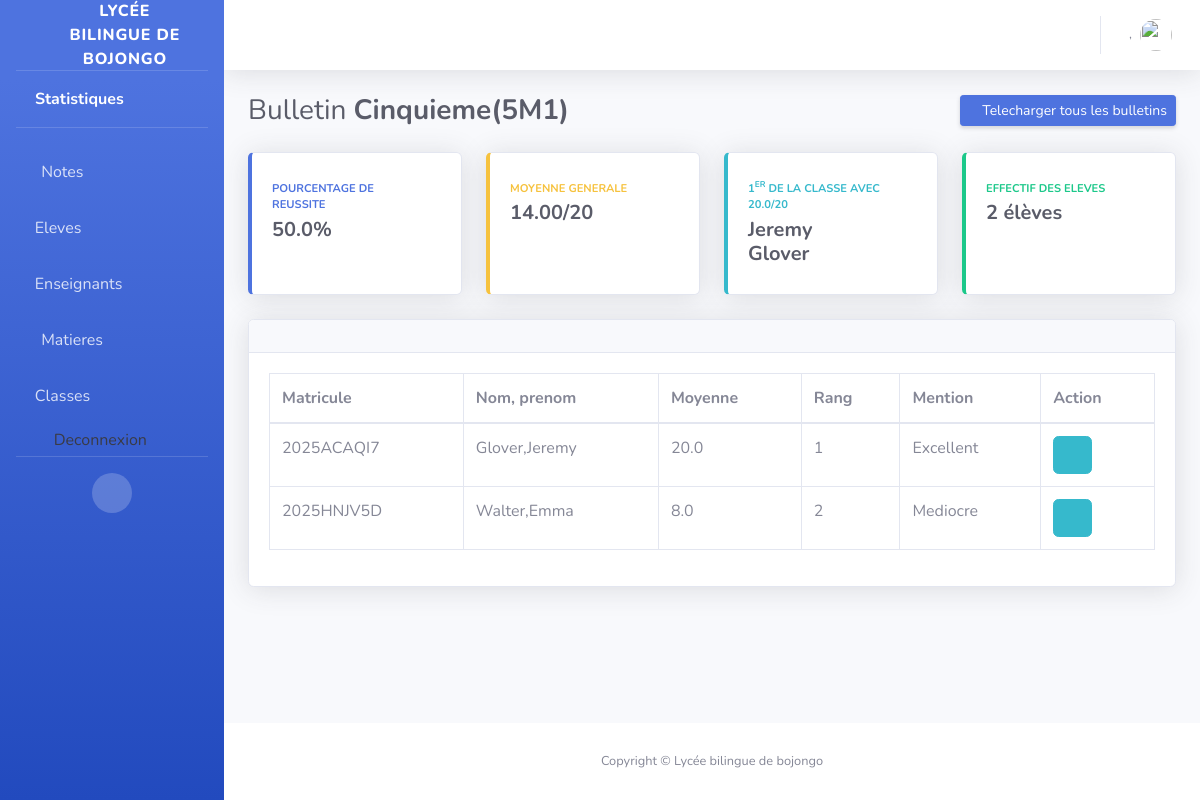
The app's page /bulletin/3/moyenne, older data.
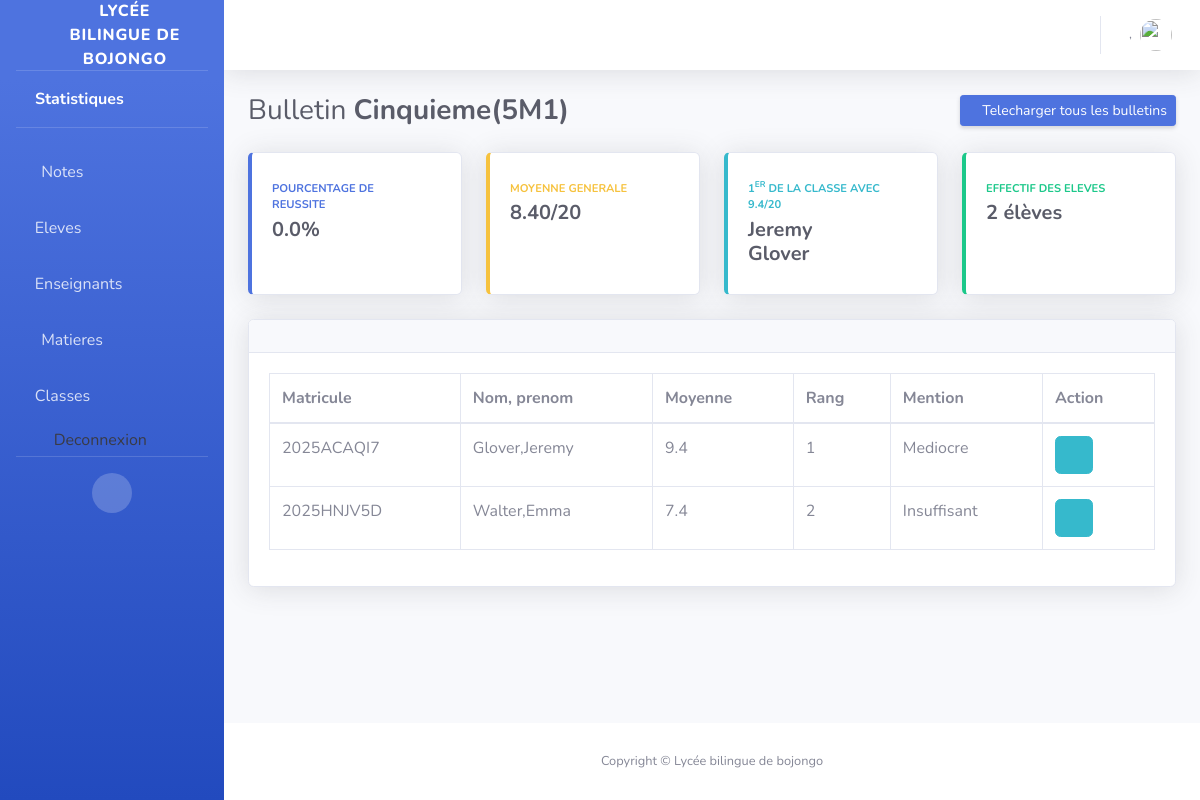
The same page, newer data.
### admin_site/models.py (models this page shows, shortened)
class Classe(models.Model):
    libelle = models.CharField(max_length=255)
    code = models.CharField(max_length=255, unique=True)
    class Meta:
        unique_together = ('libelle', 'code')
    @property
    def eleve(self):
        return self.eleves.count()
    @property
    def moyenne_generale(self):
        eleves = self.eleves.all()
        if not eleves.exists():
            return 0
        total_moyennes = Decimal('0')
        nb_eleves = 0
        for eleve in eleves:
            moyenne = eleve.moyenne
            if moyenne > 0:  # Ne compter que les élèves qui ont des notes
                total_moyennes += Decimal(moyenne)
                nb_eleves += 1
        if nb_eleves == 0:
            return 0
        return round(total_moyennes / nb_eleves, 2)
    @property
    def pourcentage_reussite(self):
        seuil=10
        eleves = self.eleves.all()
        if not eleves.exists():
            return 0
        nb_eleves_avec_notes = 0
        nb_reussis = 0
        for eleve in eleves:
            moyenne = eleve.moyenne
            if moyenne > 0:  # Élève ayant au moins une note
                nb_eleves_avec_notes += 1
                if moyenne >= seuil:
                    nb_reussis += 1
        if nb_eleves_avec_notes == 0:
            return 0
        return round((nb_reussis / nb_eleves_avec_notes) * 100, 2)
    @property
    def meilleur_eleve(self):
        eleves = self.eleves.all()
        if not eleves.exists():
            return None
        eleves_moyennes = []
        for eleve in eleves:
            moyenne = eleve.moyenne
            if moyenne > 0:  # Uniquement les élèves qui ont des notes
                eleves_moyennes.append({
                    'eleve': eleve,
                    'moyenne': moyenne
                })
        if not eleves_moyennes:
            return None
        eleves_moyennes.sort(key=lambda x: x['moyenne'], reverse=True)
        meilleur = eleves_moyennes[0]
        return {
            'eleve': meilleur['eleve'],
            'nom': meilleur['eleve'].user.get_full_name(),
            'moyenne': meilleur['moyenne'],
            'mention': meilleur['eleve'].mention
        }
    def __str__(self):
        return f'{self.libelle}({self.code})'

class Eleve(models.Model):
    user = models.OneToOneField(CustomUser, on_delete=models.CASCADE, related_name="eleve_profile")
    classe = models.ForeignKey(Classe, on_delete=models.CASCADE, related_name="eleves")
    date_naissance = models.DateField(blank=True, null=True)
    lieu_naissance = models.CharField(max_length=255, default='douala')
    nom_pere = models.CharField(max_length=255)
    nom_mere = models.CharField(max_length=255)
    email_parent = models.EmailField()
    phone_parent = models.CharField(max_length=200)
    password=models.CharField(max_length=200)
    sexe = models.CharField(max_length=50, choices=[
        ("Masculin", "Masculin"),
        ("Feminin", "Feminin"),
    ], default="Feminin")
    @property
    def moyenne(self):
        type_sequence=1
        notes = self.notes.filter(
            evaluation__type_evaluation=type_sequence
        ).select_related('evaluation__matiere')
        if not notes.exists():
            return 0
        total = Decimal('0')
        total_coef = 0
        total = sum([float(note.note) * note.evaluation.matiere.coefficient for note in notes])
        total_coef = sum([note.evaluation.matiere.coefficient for note in notes])
        if total_coef == 0:
            return 0
        return round(total / total_coef, 2)
    def rang(self):
        type_sequence =1
        """
        Calcule le rang d'un élève dans sa classe pour une séquence donnée
        Retourne un tuple (rang, total_eleves)
        """
        eleves_classe = self.classe.eleves.all()
        moyennes = []
        for eleve in eleves_classe:
            moyenne = eleve.moyenne
            moyennes.append({
                'eleve_id': eleve.id,
                'moyenne': moyenne
            })
        moyennes.sort(key=lambda x: x['moyenne'], reverse=True)
        rang = None
        for i, item in enumerate(moyennes, 1):
            if item['eleve_id'] == self.id:
                rang = i
                break
        return rang
    @property
    def mention(self):
        type_sequence=1
        """
        Retourne la mention selon la moyenne
        """
        moyenne = moyenne = Decimal(str(self.moyenne))
        if moyenne >= 19:
            return "Excellent"
        if moyenne >= 18:
            return "Excellent"
        elif moyenne >= 16:
            return "Très Bien"
        elif moyenne >= 14:
            return "Bien"
        elif moyenne >= 12:
            return "Assez bien"
        elif moyenne >= 10:
            return "Passable"
        elif moyenne >= 8:
            return "Mediocre"
        else:
            return "Insuffisant"
    def __str__(self):
        return f"{self.user.get_full_name()}"

class Note(models.Model):
    evaluation = models.ForeignKey(Evaluation, on_delete=models.CASCADE, related_name="notes")
    note = models.DecimalField(max_digits=5, decimal_places=2)
    eleve = models.ForeignKey(Eleve, on_delete=models.CASCADE, related_name="notes")

class Evaluation(models.Model):
    matiere = models.ForeignKey(Matiere, on_delete=models.CASCADE, related_name="evaluations")
    classe = models.ForeignKey(Classe, on_delete=models.CASCADE, related_name="evaluations")
    type_evaluation = models.CharField(max_length=50, choices=[
        ("1", "Sequence 1"),
        ("2", "Sequence 2"),
    ])
    date = models.DateField(auto_now_add=True)
    class Meta:
        unique_together = ('classe', 'matiere', 'type_evaluation')

class Matiere(models.Model):
    nom = models.CharField(max_length=100)  # Ex: Mathématiques, Physique
    coefficient = models.PositiveIntegerField(default=1)
    enseignant = models.ForeignKey(Enseignant, on_delete=models.CASCADE, null=True, blank=True, related_name='enseignant_matiere')
    classe = models.ForeignKey(Classe, on_delete=models.CASCADE, null=True, blank=True)

### auth_app/models.py (models this page shows, shortened)
class CustomUser(AbstractUser):
    ROLE_CHOICES = (
        ("eleve", "Élève"),
        ("enseignant", "Enseignant"),
        ("admin", "Administrateur"),
    )
    role = models.CharField(max_length=20, choices=ROLE_CHOICES, default='eleve')
    matricule = models.CharField(max_length=50, unique=True)

### bulletin/views.py (the view)
# urls.py: path('<int:classe_id>/moyenne', get_classe_moyenne, name='moyenne_eleve'),
def get_classe_moyenne(request, classe_id):
    classe = get_object_or_404(Classe, id=classe_id)
    eleves = Eleve.objects.filter(classe=classe_id)
    return render(request, "moyenne_eleve.html", {
        "classe": classe,
        "eleves": eleves,
    })

### bulletin/templates/moyenne_eleve.html (shortened to what the changed rows need)
{% extends 'base.html' %}
{% block 'content' %}
<div class="d-sm-flex align-items-center justify-content-between mb-4">
    <h1 class="h3 mb-0 text-gray-800">Bulletin <b>{{classe}}</b></h1>
</div>
<div class="row">
    <div class="col-xl-3 col-md-6 mb-4">
        <div class="card border-left-primary shadow h-100 py-2">
            <div class="card-body">
                <div class="row no-gutters align-items-center">
                    <div class="col mr-2">
                        <div class="text-xs font-weight-bold text-primary text-uppercase mb-1">
                            Pourcentage de reussite</div>
                        <div class="h5 mb-0 font-weight-bold text-gray-800">{{classe.pourcentage_reussite}}%</div>
                    </div>
                </div>
            </div>
        </div>
    </div>
    <div class="col-xl-3 col-md-6 mb-4">
        <div class="card border-left-warning shadow h-100 py-2">
            <div class="card-body">
                <div class="row no-gutters align-items-center">
                    <div class="col mr-2">
                        <div class="text-xs font-weight-bold text-warning text-uppercase mb-1">
                            Moyenne generale</div>
                        <div class="h5 mb-0 font-weight-bold text-gray-800">{{classe.moyenne_generale}}/20</div>
                    </div>
                </div>
            </div>
        </div>
    </div>
    <div class="col-xl-3 col-md-6 mb-4">
        <div class="card border-left-info shadow h-100 py-2">
            <div class="card-body">
                <div class="row no-gutters align-items-center">
                    <div class="col mr-2">
                        <div class="text-xs font-weight-bold text-info text-uppercase mb-1">1<sup>er</sup> de la classe avec {{classe.meilleur_eleve.moyenne}}/20
                        </div>
                        <div class="row no-gutters align-items-center">
                            <div class="col-auto">
                        <div class="h5 mb-0 mr-3 font-weight-bold text-gray-800">{{classe.meilleur_eleve.eleve}}</div>
                            </div>
                        </div>
                    </div>
                </div>
            </div>
        </div>
    </div>
    <div class="col-xl-3 col-md-6 mb-4">
        <div class="card border-left-success shadow h-100 py-2">
            <div class="card-body">
                <div class="row no-gutters align-items-center">
                    <div class="col mr-2">
                        <div class="text-xs font-weight-bold text-success text-uppercase mb-1">
                            Effectif des eleves</div>
                        <div class="h5 mb-0 font-weight-bold text-gray-800">{{classe.eleve}} élèves</div>
                    </div>
                </div>
            </div>
        </div>
    </div>
</div>
<div class="card shadow mb-4">
    <div class="card-body">
        <div class="table-responsive">
            <table class="table table-bordered" id="dataTable" width="100%" cellspacing="0">
                <thead>
                    <tr>
                        <th>Matricule</th>
                        <th>Nom, prenom</th>
                        <th>Moyenne</th>
                        <th>Rang</th>
                        <th>Mention</th>
                        <th>Action</th>
                    </tr>
                </thead>
                <tbody>
                    {% for eleve in eleves %}
                    <tr>
                        <td>{{eleve.user.matricule}}</td>
                        <td>{{eleve.user.last_name}},{{eleve.user.first_name}}</td>
                        <td>{{eleve.moyenne}}</td>
                        <td>{{eleve.rang}}</td>
                        <td>{{eleve.mention}}</td>
                        <td>
                            <a href="{% url 'download_bul_student' eleve.id %}" class="btn btn-info"><i class="fas fa-download"></i></a>
                        </td>
                    </tr>
                    {% endfor %}
                </tbody>
            </table>
        </div>
    </div>
</div>
{% endblock %}

Row changes from the older to the newer data that the page shows:
changed through a linked row, Classe "Cinquieme(5M1)": pourcentage_reussite "50.0" → "0.0"; moyenne_generale "14.00" → "8.40"; meilleur_eleve.moyenne "20.0" → "9.4"
changed through a linked row, Eleve "2025ACAQI7": moyenne "20.0" → "9.4"; mention "Excellent" → "Mediocre"
changed through a linked row, Eleve "2025HNJV5D": moyenne "8.0" → "7.4"; mention "Mediocre" → "Insuffisant"
